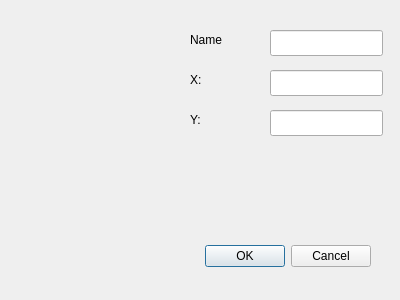
<?xml version="1.0" encoding="UTF-8"?>
<ui version="4.0">
 <class>AddCityDialog</class>
 <widget class="QDialog" name="AddCityDialog">
  <property name="geometry">
   <rect>
    <x>0</x>
    <y>0</y>
    <width>400</width>
    <height>300</height>
   </rect>
  </property>
  <property name="windowTitle">
   <string>Dialog</string>
  </property>
  <widget class="QDialogButtonBox" name="buttonBox">
   <property name="geometry">
    <rect>
     <x>30</x>
     <y>240</y>
     <width>341</width>
     <height>32</height>
    </rect>
   </property>
   <property name="orientation">
    <enum>Qt::Orientation::Horizontal</enum>
   </property>
   <property name="standardButtons">
    <set>QDialogButtonBox::StandardButton::Cancel|QDialogButtonBox::StandardButton::Ok</set>
   </property>
  </widget>
  <widget class="QLineEdit" name="name">
   <property name="geometry">
    <rect>
     <x>270</x>
     <y>30</y>
     <width>113</width>
     <height>26</height>
    </rect>
   </property>
  </widget>
  <widget class="QLineEdit" name="x">
   <property name="geometry">
    <rect>
     <x>270</x>
     <y>70</y>
     <width>113</width>
     <height>26</height>
    </rect>
   </property>
  </widget>
  <widget class="QLineEdit" name="y">
   <property name="geometry">
    <rect>
     <x>270</x>
     <y>110</y>
     <width>113</width>
     <height>26</height>
    </rect>
   </property>
  </widget>
  <widget class="QLabel" name="label">
   <property name="geometry">
    <rect>
     <x>190</x>
     <y>30</y>
     <width>63</width>
     <height>20</height>
    </rect>
   </property>
   <property name="text">
    <string>Name</string>
   </property>
  </widget>
  <widget class="QLabel" name="label_2">
   <property name="geometry">
    <rect>
     <x>190</x>
     <y>70</y>
     <width>63</width>
     <height>20</height>
    </rect>
   </property>
   <property name="text">
    <string>X:</string>
   </property>
  </widget>
  <widget class="QLabel" name="label_3">
   <property name="geometry">
    <rect>
     <x>190</x>
     <y>110</y>
     <width>63</width>
     <height>20</height>
    </rect>
   </property>
   <property name="text">
    <string>Y:</string>
   </property>
  </widget>
 </widget>
 <resources/>
 <connections>
  <connection>
   <sender>buttonBox</sender>
   <signal>accepted()</signal>
   <receiver>AddCityDialog</receiver>
   <slot>accept()</slot>
   <hints>
    <hint type="sourcelabel">
     <x>248</x>
     <y>254</y>
    </hint>
    <hint type="destinationlabel">
     <x>157</x>
     <y>274</y>
    </hint>
   </hints>
  </connection>
  <connection>
   <sender>buttonBox</sender>
   <signal>rejected()</signal>
   <receiver>AddCityDialog</receiver>
   <slot>reject()</slot>
   <hints>
    <hint type="sourcelabel">
     <x>316</x>
     <y>260</y>
    </hint>
    <hint type="destinationlabel">
     <x>286</x>
     <y>274</y>
    </hint>
   </hints>
  </connection>
 </connections>
</ui>
